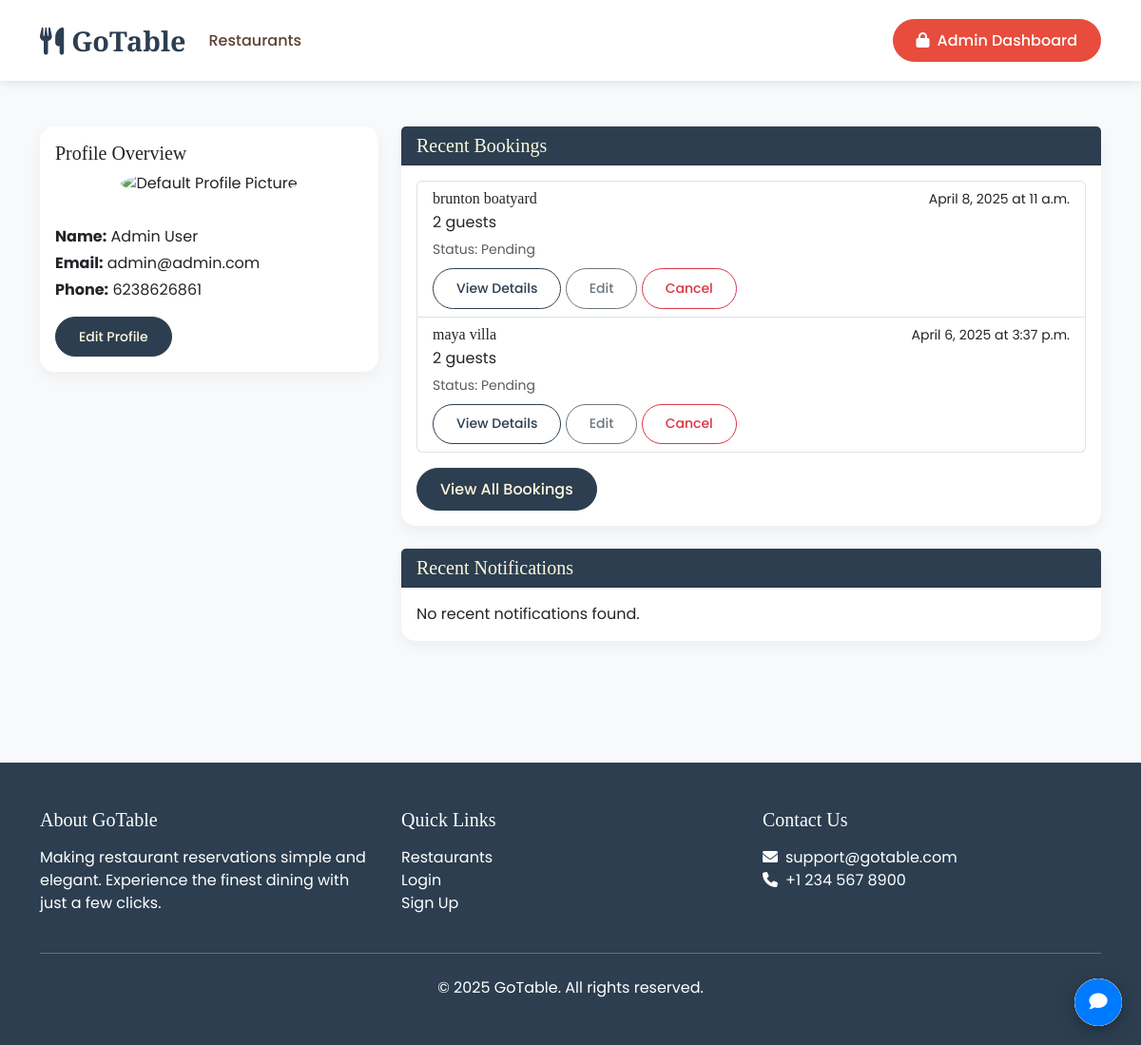
Page /accounts/dashboard/ (signed in) on the committed database.
### accounts/models.py (models this page shows, shortened)
class CustomUser(AbstractUser):
    email = models.EmailField(_('email address'), unique=True)
    phone_number = models.CharField(max_length=15, blank=True, null=True)
    profile_picture = models.ImageField(upload_to='profile_pictures/', blank=True, null=True)
    address = models.TextField(blank=True, null=True)
    date_of_birth = models.DateField(blank=True, null=True)
    is_restaurant_owner = models.BooleanField(default=False)

### bookings/models.py (models this page shows, shortened)
class Booking(models.Model):
    STATUS_CHOICES = (
        ('pending', 'Pending'),
        ('confirmed', 'Confirmed'),
        ('completed', 'Completed'),
        ('cancelled', 'Cancelled'),
    )
    SEATING_CHOICES = (
        ('standard', 'Standard Table'),
        ('booth', 'Booth'),
        ('outdoor', 'Outdoor Seating'),
        ('private_room', 'Private Room'),
        ('bar', 'Bar Seating'),
        ('high_top', 'High Top Table'),
        ('window', 'Window Table'),
        ('counter', 'Counter Seating'),
    )
    PAYMENT_STATUS_CHOICES = (
        ('pending', 'Pending'),
        ('completed', 'Completed'),
        ('failed', 'Failed'),
    )
    user = models.ForeignKey(settings.AUTH_USER_MODEL, on_delete=models.CASCADE, related_name='bookings')
    restaurant = models.ForeignKey(Restaurant, on_delete=models.CASCADE, related_name='bookings')
    booking_date = models.DateField(default=timezone.now)
    booking_time = models.TimeField(default=timezone.now)
    party_size = models.PositiveIntegerField(validators=[MinValueValidator(1), MaxValueValidator(20)], default=2)
    seating_preference = models.CharField(max_length=20, choices=SEATING_CHOICES, default='standard')
    special_requests = models.TextField(blank=True, null=True)
    status = models.CharField(max_length=20, choices=STATUS_CHOICES, default='pending')
    payment_status = models.CharField(max_length=20, choices=PAYMENT_STATUS_CHOICES, default='pending')
    amount = models.DecimalField(max_digits=10, decimal_places=2, default=0)
    created_at = models.DateTimeField(auto_now_add=True)
    updated_at = models.DateTimeField(auto_now=True)
    class Meta:
        ordering = ['-booking_date', '-booking_time']
        constraints = [
            models.UniqueConstraint(
                fields=['restaurant', 'booking_date', 'booking_time'],
                name='unique_restaurant_booking'
            )
        ]

### restaurants/models.py (models this page shows, shortened)
class Restaurant(models.Model):
    name = models.CharField(max_length=200)
    slug = models.SlugField(unique=True, blank=True)
    owner = models.ForeignKey('accounts.CustomUser', on_delete=models.CASCADE, related_name='restaurants')
    description = models.TextField()
    address = models.TextField()
    city = models.CharField(max_length=100)
    state = models.CharField(max_length=100)
    country = models.CharField(max_length=100)
    postal_code = models.CharField(max_length=20)
    phone = models.CharField(max_length=20)
    email = models.EmailField()
    website = models.URLField(blank=True)
    opening_time = models.TimeField()
    closing_time = models.TimeField()
    cuisine_type = models.CharField(max_length=100)
    price_range = models.CharField(max_length=50)
    image = models.ImageField(upload_to='restaurant_images/')
    is_active = models.BooleanField(default=True)
    is_featured = models.BooleanField(default=False)
    rating = models.FloatField(default=0.0)
    created_at = models.DateTimeField(auto_now_add=True)
    updated_at = models.DateTimeField(auto_now=True)

### accounts/views.py (the view)
# urls.py: path('dashboard/', views.dashboard, name='dashboard'),
@login_required
def dashboard(request):
    user = request.user
    context = {
        'user': user,
        'bookings': user.bookings.all().order_by('-created_at')[:5],
        'notifications': user.notification_set.filter(is_read=False).order_by('-created_at')[:5],
    }
    return render(request, 'accounts/dashboard.html', context)

### templates/accounts/dashboard.html (shortened to what this page needs)
{% extends 'base.html' %}
{% load static %}
{% block content %}
<div class="container">
    <div class="row">
        <div class="col-md-4">
            <div class="card mb-4">
                <div class="card-body">
                    <h5 class="card-title">Profile Overview</h5>
                    <div class="text-center mb-3">
                        {% if user.profile_picture %}
                        <img src="{{ user.profile_picture.url }}" alt="Profile Picture" class="rounded-circle img-fluid mb-3" style="width: 100px; height: 100px; object-fit: cover;">
                        {% else %}
                        <img src="{% static 'images/default-profile.jpg' %}" alt="Default Profile Picture" class="rounded-circle img-fluid mb-3" style="width: 100px; height: 100px; object-fit: cover;">
                        {% endif %}
                    </div>
                    <p class="mb-1"><strong>Name:</strong> {{ user.get_full_name }}</p>
                    <p class="mb-1"><strong>Email:</strong> {{ user.email }}</p>
                    <p class="mb-1"><strong>Phone:</strong> {{ user.phone_number|default:"Not provided" }}</p>
                    <div class="mt-3">
                        <a href="{% url 'accounts:profile' %}" class="btn btn-primary btn-sm">Edit Profile</a>
                    </div>
                </div>
            </div>
        </div>
        <div class="col-md-8">
            <div class="card mb-4">
                <div class="card-header">
                    <h5 class="mb-0">Recent Bookings</h5>
                </div>
                <div class="card-body">
                    {% if bookings %}
                    <div class="list-group">
                        {% for booking in bookings %}
                        <div class="list-group-item">
                            <div class="d-flex w-100 justify-content-between">
                                <h6 class="mb-1">{{ booking.restaurant.name }}</h6>
                                <small>{{ booking.booking_date|date }} at {{ booking.booking_time|time }}</small>
                            </div>
                            <p class="mb-1">{{ booking.party_size }} guests</p>
                            <small class="text-muted">Status: {{ booking.get_status_display }}</small>
                            <div class="mt-2">
                                <a href="{% url 'bookings:detail' booking.pk %}" class="btn btn-sm btn-outline-primary">View Details</a>
                                {% if booking.status == 'pending' or booking.status == 'confirmed' %}
                                <a href="{% url 'bookings:update' booking.pk %}" class="btn btn-sm btn-outline-secondary">Edit</a>
                                <a href="{% url 'bookings:delete' booking.pk %}" class="btn btn-sm btn-outline-danger cancel-booking" data-booking-id="{{ booking.pk }}">Cancel</a>
                                {% endif %}
                            </div>
                        </div>
                        {% endfor %}
                    </div>
                    <div class="mt-3">
                        <a href="{% url 'bookings:list' %}" class="btn btn-primary">View All Bookings</a>
                    </div>
                    {% else %}
                    <p class="mb-0">No recent bookings found.</p>
                    {% endif %}
                </div>
            </div>
            <div class="card">
                <div class="card-header">
                    <h5 class="mb-0">Recent Notifications</h5>
                </div>
                <div class="card-body">
                    {% if notifications %}
                    <div class="list-group">
                        {% for notification in notifications %}
                        <div class="list-group-item {% if not notification.is_read %}list-group-item-primary{% endif %}">
                            <div class="d-flex w-100 justify-content-between">
                                <h6 class="mb-1">{{ notification.get_type_display }}</h6>
                                <small>{{ notification.created_at|timesince }} ago</small>
                            </div>
                            <p class="mb-1">{{ notification.message }}</p>
                            {% if not notification.is_read %}
                            <a href="{% url 'notifications:mark_read' notification.pk %}" class="btn btn-sm btn-outline-primary mt-2">Mark as Read</a>
                            {% endif %}
                        </div>
                        {% endfor %}
                    </div>
                    <div class="mt-3">
                        <a href="{% url 'notifications:list' %}" class="btn btn-primary">View All Notifications</a>
                    </div>
                    {% else %}
                    <p class="mb-0">No recent notifications found.</p>
                    {% endif %}
                </div>
            </div>
        </div>
    </div>
</div>
{% endblock %}

### static/css/theme.css (style rules this page uses)
:root { --primary-color: #8B4513; --secondary-color: #D2691E; --accent-color: #DEB887; --background-color: #FFF8DC; --surface-color: #ffffff; --text-color: #2C1810; --text-secondary: #5C4033; --border-color: #DEB887; --card-shadow: 0 4px 6px rgba(0, 0, 0, 0.1); --hover-color: #F4A460; }
body { background-color: var(--background-color); color: var(--text-color); transition: all 0.3s ease; }
.card { background-color: var(--surface-color); border-color: var(--border-color); box-shadow: var(--card-shadow); transition: transform 0.3s ease; }
.card-header { background-color: var(--primary-color) !important; color: var(--background-color) !important; font-family: 'Playfair Display', serif; }
.btn-primary { background-color: var(--primary-color) !important; border-color: var(--primary-color) !important; color: var(--background-color) !important; transition: all 0.3s ease !important; }
.btn-outline-primary { color: var(--primary-color) !important; border-color: var(--primary-color) !important; }

### templates/base.html (style rules this page uses)
:root { --primary-color: #2c3e50; --accent-color: #e74c3c; --text-color: #2c3e50; --light-bg: #f8f9fa; }
body { font-family: 'Poppins', sans-serif; color: var(--text-color); background-color: var(--light-bg); }
h1, h2, h3, h4, h5, h6 { font-family: 'Playfair Display', serif; }
.btn { padding: 0.6rem 1.5rem; border-radius: 30px; font-weight: 500; transition: all 0.3s ease; }
.btn-primary { background: var(--primary-color); border-color: var(--primary-color); }
.card { border: none; border-radius: 15px; box-shadow: 0 5px 15px rgba(0,0,0,0.05); transition: all 0.3s ease; }

### rows in the picture
CustomUser: get_full_name "Admin User", email "admin@admin.com", phone_number "6238626861"
Booking: restaurant.name "brunton boatyard", booking_date "April 8, 2025", booking_time "11 a.m.", party_size "2", status "Pending"
Booking: restaurant.name "maya villa", booking_date "April 6, 2025", booking_time "3:37 p.m.", party_size "2", status "Pending"
